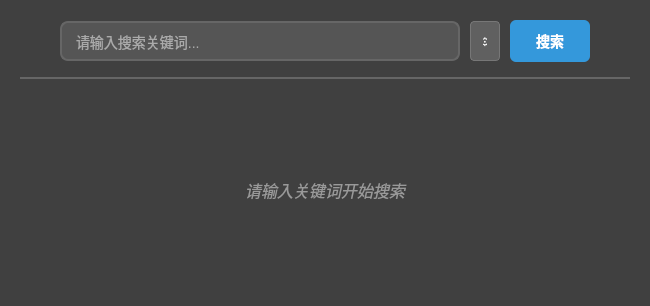
<?xml version="1.0" encoding="UTF-8"?>
<ui version="4.0">
 <class>SearchPage</class>
 <widget class="QWidget" name="SearchPage">
  <property name="windowTitle">
   <string>Form</string>
  </property>
  <property name="styleSheet">
   <string notr="true">QWidget#SearchPage {
    background-color: #404040;
}

QLineEdit#searchInput {
    background-color: #555555;
    border: 2px solid #666666;
    border-radius: 8px;
    color: #ffffff;
    padding: 8px 12px;
    font-size: 14px;
}

QLineEdit#searchInput:focus {
    border: 2px solid #3498db;
    background-color: #606060;
}

QPushButton#searchButton {
    background-color: #3498db;
    border: none;
    border-radius: 6px;
    color: #ffffff;
    font-size: 14px;
    font-weight: bold;
    padding: 10px 20px;
}

QPushButton#searchButton:hover {
    background-color: #2980b9;
}

QPushButton#searchButton:pressed {
    background-color: #21618c;
}

QPushButton#scopeButton {
    background-color: #606060;
    border: 1px solid #777777;
    border-radius: 4px;
    color: #ffffff;
    padding: 8px 12px;
    font-size: 12px;
}

QPushButton#scopeButton:hover {
    background-color: #707070;
}

QListWidget#resultsList {
    background-color: #505050;
    border: 1px solid #666666;
    color: #ffffff;
    font-size: 14px;
    outline: none;
}

QListWidget#resultsList::item {
    padding: 12px;
    border-bottom: 1px solid #666666;
    background-color: transparent;
}

QListWidget#resultsList::item:hover {
    background-color: #606060;
}

QListWidget#resultsList::item:selected {
    background-color: #3498db;
}

QFrame#separatorLine {
    background-color: #666666;
    border: none;
}

QLabel#emptyResultLabel {
    color: #999999;
    font-size: 16px;
    font-style: italic;
}</string>
  </property>
  <layout class="QVBoxLayout" name="mainLayout">
   <property name="leftMargin">
    <number>20</number>
   </property>
   <property name="topMargin">
    <number>20</number>
   </property>
   <property name="rightMargin">
    <number>20</number>
   </property>
   <property name="bottomMargin">
    <number>20</number>
   </property>
   <property name="spacing">
    <number>15</number>
   </property>
   <item>
    <layout class="QHBoxLayout" name="searchLayout">
     <property name="spacing">
      <number>10</number>
     </property>
     <item>
      <spacer name="leftSpacer">
       <property name="orientation">
        <enum>Qt::Horizontal</enum>
       </property>
       <property name="sizeHint" stdset="0">
        <size>
         <width>40</width>
         <height>20</height>
        </size>
       </property>
      </spacer>
     </item>
     <item>
      <widget class="QLineEdit" name="searchInput">
       <property name="minimumSize">
        <size>
         <width>400</width>
         <height>40</height>
        </size>
       </property>
       <property name="maximumSize">
        <size>
         <width>600</width>
         <height>40</height>
        </size>
       </property>
       <property name="placeholderText">
        <string>请输入搜索关键词...</string>
       </property>
      </widget>
     </item>
     <item>
      <widget class="QPushButton" name="scopeButton">
       <property name="minimumSize">
        <size>
         <width>30</width>
         <height>40</height>
        </size>
       </property>
       <property name="maximumSize">
        <size>
         <width>30</width>
         <height>40</height>
        </size>
       </property>
       <property name="text">
        <string>⚙</string>
       </property>
       <property name="toolTip">
        <string>搜索范围设置</string>
       </property>
      </widget>
     </item>
     <item>
      <widget class="QPushButton" name="searchButton">
       <property name="minimumSize">
        <size>
         <width>80</width>
         <height>40</height>
        </size>
       </property>
       <property name="text">
        <string>搜索</string>
       </property>
      </widget>
     </item>
     <item>
      <spacer name="rightSpacer">
       <property name="orientation">
        <enum>Qt::Horizontal</enum>
       </property>
       <property name="sizeHint" stdset="0">
        <size>
         <width>40</width>
         <height>20</height>
        </size>
       </property>
      </spacer>
     </item>
    </layout>
   </item>
   <item>
    <widget class="QFrame" name="separatorLine">
     <property name="minimumSize">
      <size>
       <width>0</width>
       <height>2</height>
      </size>
     </property>
     <property name="maximumSize">
      <size>
       <width>16777215</width>
       <height>2</height>
      </size>
     </property>
     <property name="frameShape">
      <enum>QFrame::HLine</enum>
     </property>
     <property name="frameShadow">
      <enum>QFrame::Plain</enum>
     </property>
    </widget>
   </item>
   <item>
    <widget class="QStackedWidget" name="contentStack">
     <property name="currentIndex">
      <number>0</number>
     </property>
     <widget class="QWidget" name="emptyPage">
      <layout class="QVBoxLayout" name="emptyLayout">
       <item>
        <spacer name="topSpacer">
         <property name="orientation">
          <enum>Qt::Vertical</enum>
         </property>
         <property name="sizeHint" stdset="0">
          <size>
           <width>20</width>
           <height>40</height>
          </size>
         </property>
        </spacer>
       </item>
       <item>
        <widget class="QLabel" name="emptyResultLabel">
         <property name="text">
          <string>请输入关键词开始搜索</string>
         </property>
         <property name="alignment">
          <set>Qt::AlignCenter</set>
         </property>
        </widget>
       </item>
       <item>
        <spacer name="bottomSpacer">
         <property name="orientation">
          <enum>Qt::Vertical</enum>
         </property>
         <property name="sizeHint" stdset="0">
          <size>
           <width>20</width>
           <height>40</height>
          </size>
         </property>
        </spacer>
       </item>
      </layout>
     </widget>
     <widget class="QWidget" name="searchingPage">
      <layout class="QVBoxLayout" name="searchingLayout">
       <item>
        <spacer name="searchingTopSpacer">
         <property name="orientation">
          <enum>Qt::Vertical</enum>
         </property>
         <property name="sizeHint" stdset="0">
          <size>
           <width>20</width>
           <height>60</height>
          </size>
         </property>
        </spacer>
       </item>
       <item>
        <widget class="QProgressBar" name="searchingProgress">
         <property name="value">
          <number>0</number>
         </property>
         <property name="textVisible">
          <bool>false</bool>
         </property>
        </widget>
       </item>
       <item>
        <widget class="QLabel" name="searchingLabel">
         <property name="text">
          <string>正在搜索中...</string>
         </property>
         <property name="alignment">
          <set>Qt::AlignCenter</set>
         </property>
        </widget>
       </item>
       <item>
        <spacer name="searchingBottomSpacer">
         <property name="orientation">
          <enum>Qt::Vertical</enum>
         </property>
         <property name="sizeHint" stdset="0">
          <size>
           <width>20</width>
           <height>60</height>
          </size>
         </property>
        </spacer>
       </item>
      </layout>
     </widget>
     <widget class="QWidget" name="resultsPage">
      <layout class="QVBoxLayout" name="resultsLayout">
       <property name="leftMargin">
        <number>0</number>
       </property>
       <property name="topMargin">
        <number>0</number>
       </property>
       <property name="rightMargin">
        <number>0</number>
       </property>
       <property name="bottomMargin">
        <number>0</number>
       </property>
       <item>
        <widget class="QListWidget" name="resultsList">
        </widget>
       </item>
      </layout>
     </widget>
    </widget>
   </item>
  </layout>
 </widget>
 <resources/>
 <connections/>
</ui>
